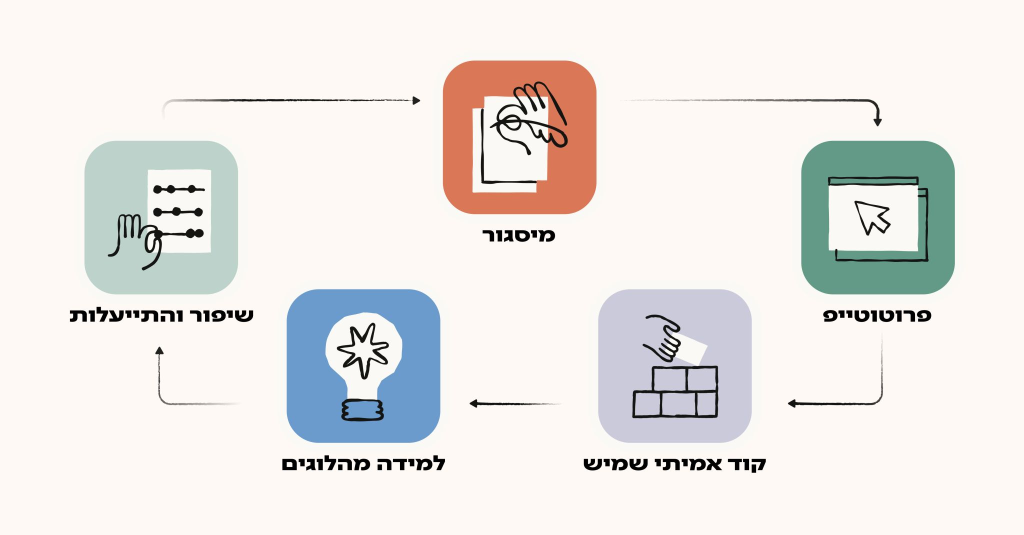
#> input picture writing/img/tab4.jpeg, 2048 x 1070 px (shown at 1/2 size)
$ python translate_images.py
#> lines starting #> are read from the running program, lines starting #| are printed output that depends on the picture; after the words box and inside, x2 and y2 are one past the last pixel; in counts of white or black regions, pixels touching at a corner belong together
"""Create English versions of the three post images that contain Hebrew text.
Sources: writing/img/tabN.jpeg (originals). Output: writing/img/tabN-en.jpg
"""
from PIL import Image, ImageDraw, ImageFont, ImageFilter
import numpy as np, os, sys

HERE = os.path.dirname(os.path.abspath(__file__))
IMG = os.path.join(HERE, "..", "img")
F = "/Library/Fonts/HelveticaNeueLTStd-%s.otf"
S = 1.024  # coordinates below were read at 2000px display width

def font(w, size): return ImageFont.truetype(F % w, int(size))

def dark_bbox(im, box, thr):
    x0, y0, x1, y1 = [int(v * S) for v in box]
    a = np.asarray(im.convert("L"))[y0:y1, x0:x1]
    ys, xs = np.where(a < thr)
    if len(xs) == 0: return None
    return (x0 + xs.min(), y0 + ys.min(), x0 + xs.max() + 1, y0 + ys.max() + 1)

def text_w(d, t, f): return d.textlength(t, font=f)

# ---------------------------------------------------------------- tab4
def tab4():
    im = Image.open(os.path.join(IMG, "tab4.jpeg")).convert("RGB"); d = ImageDraw.Draw(im)
#> in tab4, im is the input picture: PIL image 2048x1070 RGB; mean R, G, B 234.1, 231.4, 228.5
    bg = im.getpixel((20, 20))
#> bg = (254, 249, 245)
    labels = [  # (search box in display px, English, centre x)
        ((900, 435, 1130, 485), "Framing"),
        ((1590, 590, 1840, 640), "Prototype"),
        ((1120, 885, 1520, 935), "Real, usable code"),
        ((540, 885, 890, 935), "Learning from the logs"),
        ((120, 590, 510, 640), "Improve & optimize"),
    ]
    f = font("Bd", 42)
    for box, en in labels:
        bb = dark_bbox(im, box, 110)
        cx, cy = (bb[0] + bb[2]) / 2, (bb[1] + bb[3]) / 2
        d.rectangle((bb[0] - 12, bb[1] - 12, bb[2] + 12, bb[3] + 12), fill=bg)
        w = text_w(d, en, f)
        d.text((cx - w / 2, cy), en, font=f, fill=(20, 20, 20), anchor="lm")
#> this loop made 5 passes
#> (bb, cx, cy, w) on passes 1 to 5: ((965, 460, 1110, 484), 1037.5, 472, 170), ((1647, 620, 1862, 644), 1754.5, 632, 202.6), ((1168, 918, 1532, 945), 1350, 931.5, 370.3), ((565, 911, 890, 941), 727.5, 926, 475), ((140, 614, 506, 644), 323, 629, 413.1)
    im.save(os.path.join(IMG, "tab4-en.jpg"), quality=92)

# ---------------------------------------------------------------- tab8
def tab8():
    im = Image.open(os.path.join(IMG, "tab8.jpeg")).convert("RGB"); d = ImageDraw.Draw(im)
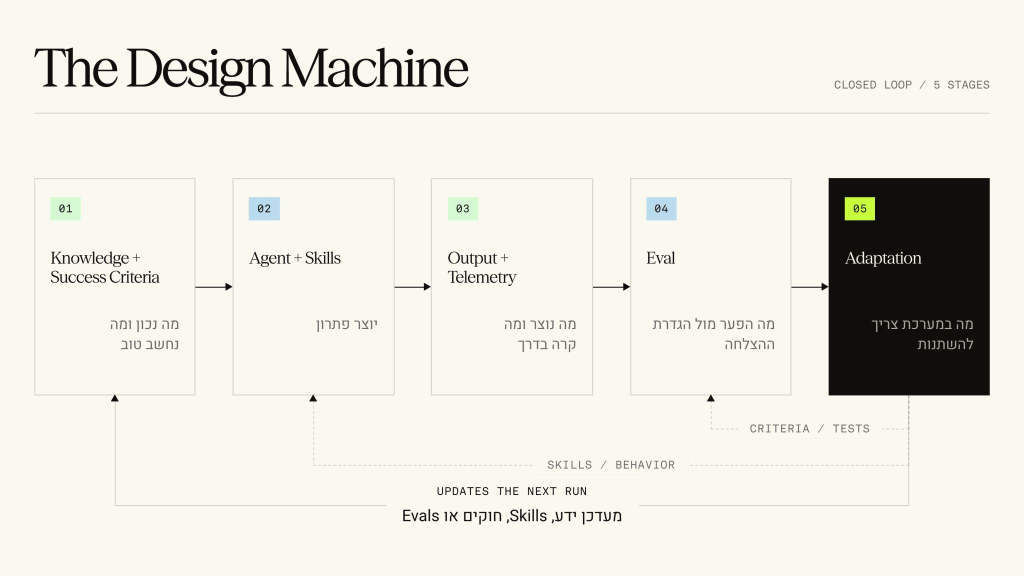
#> input picture writing/img/tab8.jpeg, 2048 x 1151 px (shown at 1/2 size)
#> in tab8, im is the input picture: PIL image 2048x1151 RGB; mean R, G, B 231.5, 231.6, 221.9
    boxes = [  # inner-left x, box right edge, text, dark box?
        (98, 380, "What is true, and what counts as good", False),
        (487, 770, "Produces a solution", False),
        (875, 1157, "What was produced, and what happened along the way", False),
        (1262, 1545, "What's the gap against the definition of success", False),
        (1650, 1932, "What in the system needs to change", True),
    ]
    f = font("Roman", 27)
    for x0, x1, text, dark in boxes:
        reg = (int(x0 * S) - 20, int(612 * S), int((x1 - 6) * S), int(735 * S))
        bgc = im.getpixel((int(x0 * S), int(750 * S)))
        d.rectangle(reg, fill=bgc)
        col = (150, 150, 150) if dark else (105, 105, 105)
        words, lines, cur = text.split(), [], ""
        maxw = (x1 - 28 - x0) * S
        for w in words:
            t = (cur + " " + w).strip()
            if text_w(d, t, f) <= maxw: cur = t
            else: lines.append(cur); cur = w
        lines.append(cur)
        y = 633 * S
        for ln in lines:
            d.text((x0 * S, y), ln, font=f, fill=col, anchor="lm"); y += 39 * S
#> this loop made 5 passes
#> bgc on passes 1 to 5: (249, 249, 239), (249, 249, 239), (249, 249, 239), (249, 249, 239), (15, 14, 10)
    # bottom label (black on cream)
    reg = (int(770 * S), int(988 * S), int(1230 * S), int(1030 * S))
    bgc = im.getpixel((int(780 * S), int(1020 * S))); d.rectangle(reg, fill=bgc)
#> after `bgc = im.getpixel((int(780 * S), int(1020 * S)))`: bgc = (249, 249, 239)
    f2 = font("Roman", 25); t = "Updates knowledge, skills, rules, or evals"
    d.text((1000 * S - text_w(d, t, f2) / 2, 1007 * S), t, font=f2, fill=(15, 15, 15), anchor="lm")
    im.save(os.path.join(IMG, "tab8-en.jpg"), quality=92)

# ---------------------------------------------------------------- tab11
def tab11():
    im = Image.open(os.path.join(IMG, "tab11.jpeg")).convert("RGB")
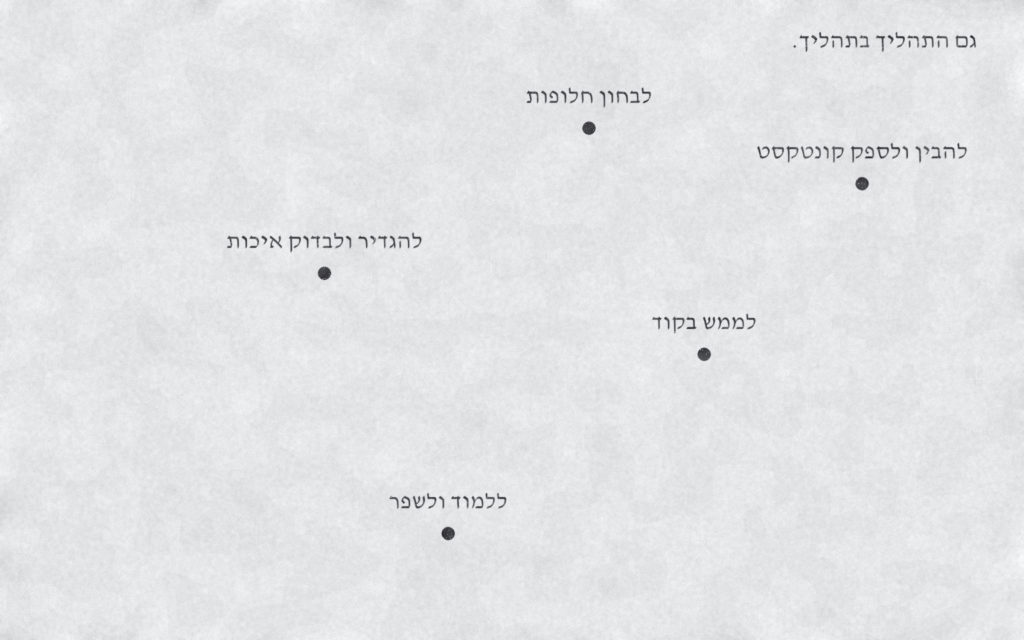
#> input picture writing/img/tab11.jpeg, 2048 x 1280 px (shown at 1/2 size)
#> im is the input picture: PIL image 2048x1280 RGB; mean R, G, B 227.2, 228.2, 230.2
    arr = np.asarray(im).copy(); H, W = arr.shape[:2]
#> after `H, W = arr.shape[:2]`: H = 1280; W = 2048
    # clean paper texture used as patch source (no text/dots here)
    sx0, sy0 = int(1000 * S), int(780 * S)
    rng = np.random.default_rng(3)
    items = [  # search box (display px), English, align ('c' centre / 'r' right)
        ((1500, 55, 1915, 110), "The process is also in process.", "r"),
        ((1010, 165, 1290, 215), "Explore alternatives", "c"),
        ((1460, 270, 1900, 325), "Understand and provide context", "c"),
        ((430, 445, 840, 500), "Define and check quality", "c"),
        ((1255, 605, 1490, 660), "Implement in code", "c"),
        ((745, 950, 1005, 1005), "Learn and improve", "c"),
    ]
    f = font("Lt", 41)
    spots = []
    for box, en, al in items:
        bb = dark_bbox(im, box, 120)
        spots.append((bb, en, al))
        x0, y0, x1, y1 = bb[0] - 26, bb[1] - 22, bb[2] + 26, bb[3] + 22
        w, h = x1 - x0, y1 - y0
        ox = sx0 + int(rng.integers(0, max(1, int(880 * S) - w - 20)))
        oy = sy0 + int(rng.integers(0, max(1, int(380 * S) - h - 20)))
        patch = arr[oy:oy + h, ox:ox + w].astype(float)
        # match brightness to the ring just outside the box (ignoring dark text)
        ring = arr[max(0, y0 - 14):y1 + 14, max(0, x0 - 14):x1 + 14].astype(float)
        ring = ring[ring.mean(axis=2) > 200]
        shift = ring.mean() - patch.mean()
        patch = np.clip(patch + shift, 0, 255)
        m = Image.new("L", (w, h), 0)
        ImageDraw.Draw(m).rectangle((10, 10, w - 10, h - 10), fill=255)
        m = np.asarray(m.filter(ImageFilter.GaussianBlur(7)), dtype=float)[..., None] / 255
        arr[y0:y1, x0:x1] = (patch * m + arr[y0:y1, x0:x1] * (1 - m)).astype(np.uint8)
#> this loop made 6 passes
#> (bb, x0, y0, x1, y1, w, h, ox) on passes 1 to 6: ((1588, 65, 1951, 102), 1562, 43, 1977, 124, 415, 81, 1402), ((1054, 176, 1301, 213), 1028, 154, 1327, 235, 299, 81, 1128), ((1515, 287, 1933, 324), 1489, 265, 1959, 346, 470, 81, 1098), ((455, 466, 842, 503), 429, 444, 868, 525, 439, 81, 1408), ((1306, 629, 1510, 665), 1280, 607, 1536, 687, 256, 80, 1048), ((780, 987, 1012, 1016), 754, 965, 1038, 1038, 284, 73, 1222)
#> pass 1, in tab11, `patch = arr[oy:oy + h, ox:ox + w].astype(float)`:
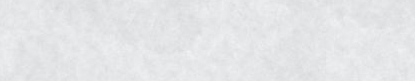
#> patch: shape (81, 415, 3) float64; mean R, G, B 228.4, 229.4, 231.4
#> pass 1, in tab11, `ring = arr[max(0, y0 - 14):y1 + 14, max(0, x0 - 14):x1 + 14].astype(fl..`:
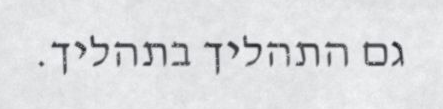
#> ring: shape (109, 443, 3) float64; mean R, G, B 220.7, 221.7, 223.9
#> after the loop:
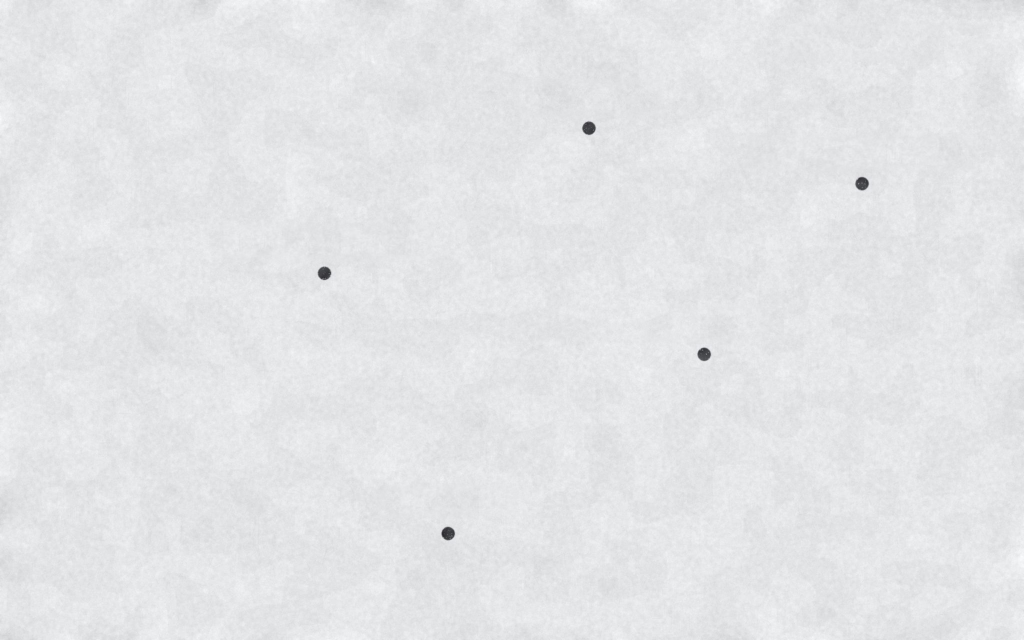
#> arr: shape (1280, 2048, 3) (shown at 1/2 size); 5.74% of pixels changed, all inside (x1, y1, x2, y2) = (429, 43, 1977, 1038)
#> after the loop:
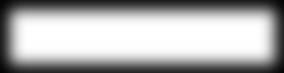
#> m: shape (73, 284, 1) float64; min 0.0118, max 1, mean 0.684
#> after the loop, spots = 6 items
    im = Image.fromarray(arr); d = ImageDraw.Draw(im)
    for bb, en, al in spots:
        cy = (bb[1] + bb[3]) / 2 + 2
        w = text_w(d, en, f)
        x = (bb[2] - w) if al == "r" else (bb[0] + bb[2]) / 2 - w / 2
        x = min(x, W - 60 - w)
        d.text((x, cy), en, font=f, fill=(48, 48, 50), anchor="lm")
#> this loop made 6 passes
#> (bb, en, al, cy, w, x) on passes 1 to 6: ((1588, 65, 1951, 102), 'The process is also in process.', 'r', 85.5, 622.6, 1328.4), ((1054, 176, 1301, 213), 'Explore alternatives', 'c', 196.5, 410.2, 972.4), ((1515, 287, 1933, 324), 'Understand and provide context', 'c', 307.5, 663.4, 1324.6), ((455, 466, 842, 503), 'Define and check quality', 'c', 486.5, 510.4, 393.3), ((1306, 629, 1510, 665), 'Implement in code', 'c', 649, 384.2, 1215.9), ((780, 987, 1012, 1016), 'Learn and improve', 'c', 1003.5, 385.7, 703.2)
    im.save(os.path.join(IMG, "tab11-en.jpg"), quality=92)
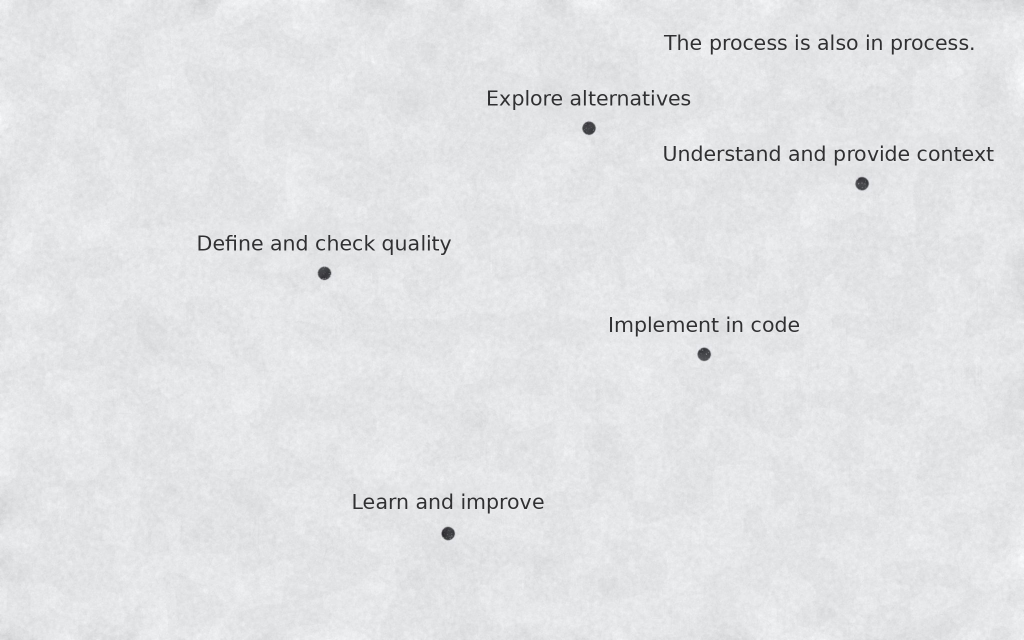
#> saved as tab11-en.jpg: PIL image 2048x1280 RGB (shown at 1/2 size); mean R, G, B 226.3, 227.2, 229.2

if __name__ == "__main__":
    tab4(); tab8(); tab11(); print("done")
